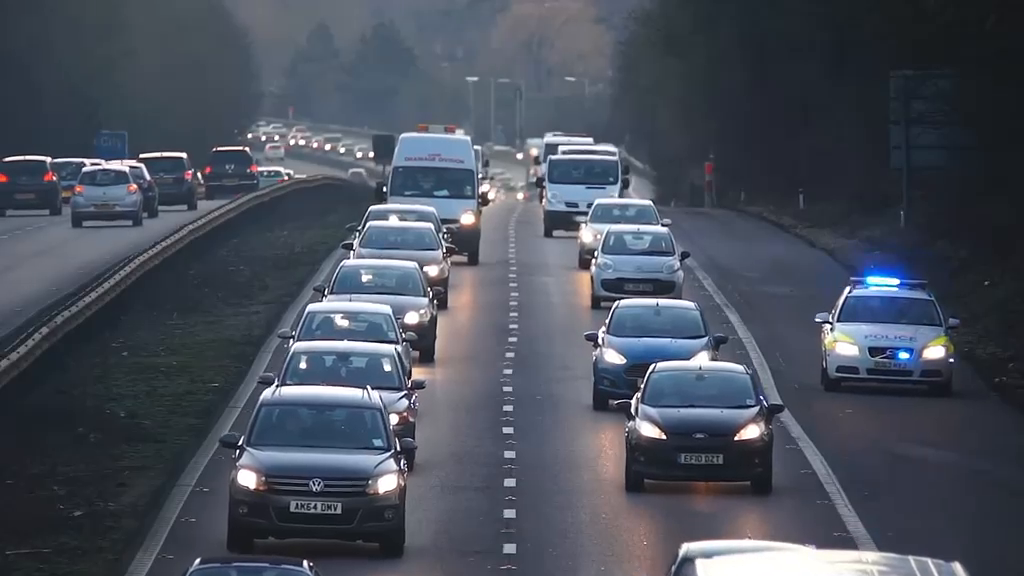
#> input picture frame 36 of anpr/test_images/test_video.mp4, 1024 x 576 px, given in place of test.mp4, which was not available
$ python run_night_video.py
#> lines starting #> are read from the running program, lines starting #| are printed output that depends on the picture; pictures that were not available may be replaced by others from this repository, and a replacement may not be noted
### analytics/night/night_detector.py
import cv2


class NightDetector:

    def __init__(self, brightness_threshold=80):
        """
        Detect whether a video frame is low-light/night.

        brightness_threshold:
            Average brightness below this value
            is considered low-light.
        """
#> further down, frame is the input picture: shape (576, 1024, 3); mean B, G, R 92.1, 79.8, 73.5

        self.brightness_threshold = brightness_threshold

    def get_brightness(self, frame):
        """
        Calculate the average brightness of a frame.
        """

        gray = cv2.cvtColor(frame, cv2.COLOR_BGR2GRAY)
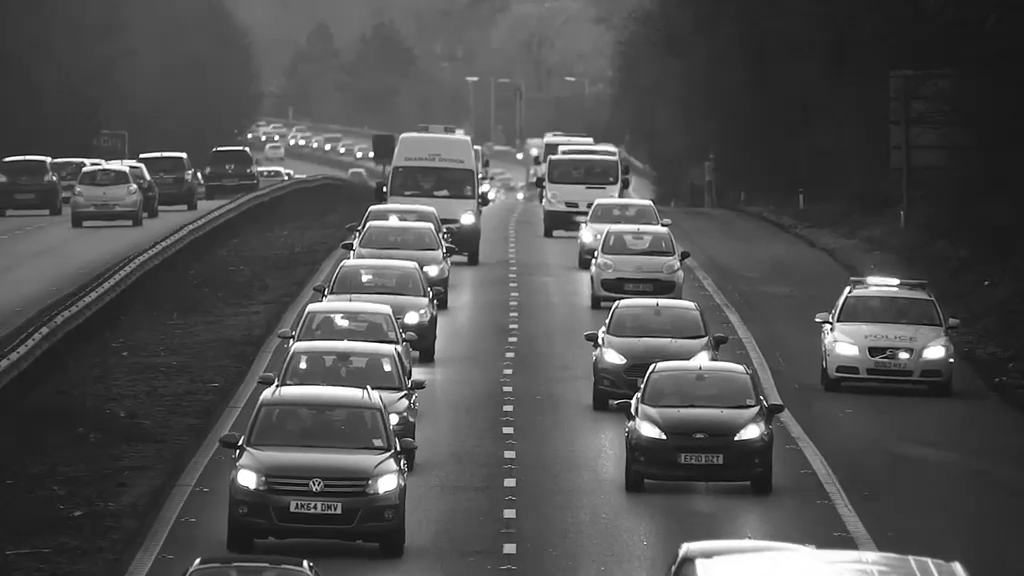
#> gray: shape (576, 1024); min 0, max 255, mean 79.3

        brightness = gray.mean()
#> brightness = 79.29

        return float(brightness)

    # [8 lines left out: function is_low_light, not called in this run]

    def detect(self, frame):
        """
        Return complete low-light detection information.
        """

        brightness = self.get_brightness(frame)
#> brightness = 79.29

        low_light = brightness < self.brightness_threshold
#> low_light = True

        if low_light:
            status = "LOW LIGHT / NIGHT"
        else:
            status = "NORMAL LIGHT"

        return {
            "low_light": low_light,
            "brightness": round(brightness, 2),
            "status": status
        }

### analytics/night/run_night_video.py
import cv2
import sys

from night_detector import NightDetector

VIDEO_PATH = r"D:\AegisVision\detection\videos\test.mp4"

print("Starting Night Detection...")
print("Video:", VIDEO_PATH)

cap = cv2.VideoCapture(VIDEO_PATH)

if not cap.isOpened():
    print("ERROR: Cannot open video")
    sys.exit()

detector = NightDetector(brightness_threshold=80)

print("Night detector loaded successfully")
print("Processing video...")

while True:
    ret, frame = cap.read()

    if not ret:
        print("Video finished.")
        break

    result = detector.detect(frame)
#> result = {'low_light': True, 'brightness': 79.29, 'status': 'LOW LIGHT / NIGHT'}

    status = result["status"]
#> status = 'LOW LIGHT / NIGHT'
    brightness = result["brightness"]
#> brightness = 79.29

    cv2.putText(
        frame,
        status,
        (30, 50),
        cv2.FONT_HERSHEY_SIMPLEX,
        1,
        (0, 255, 0),
        2
    )

    cv2.putText(
        frame,
        f"Brightness: {brightness}",
        (30, 90),
        cv2.FONT_HERSHEY_SIMPLEX,
        0.7,
        (255, 255, 255),
        2
    )
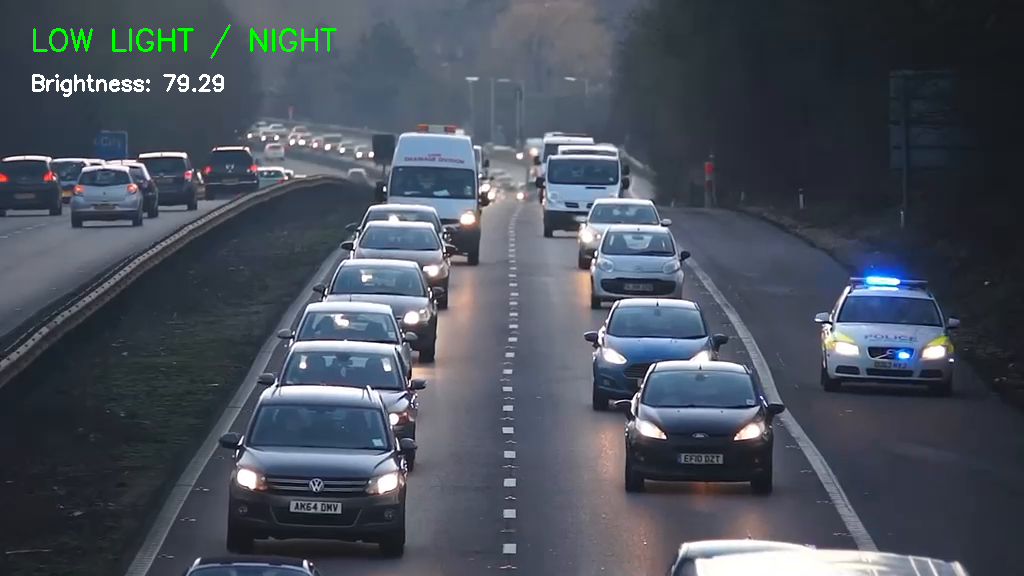
#> frame: shape (576, 1024, 3); mean B, G, R 92.2, 80.8, 73.7

    cv2.imshow("AegisVision - Night Detection", frame)

    if cv2.waitKey(1) & 0xFF == ord("q"):
#> (key q is pressed here)
        break

cap.release()
cv2.destroyAllWindows()

print("Night detection test completed.")

$ run again, starting later in the video
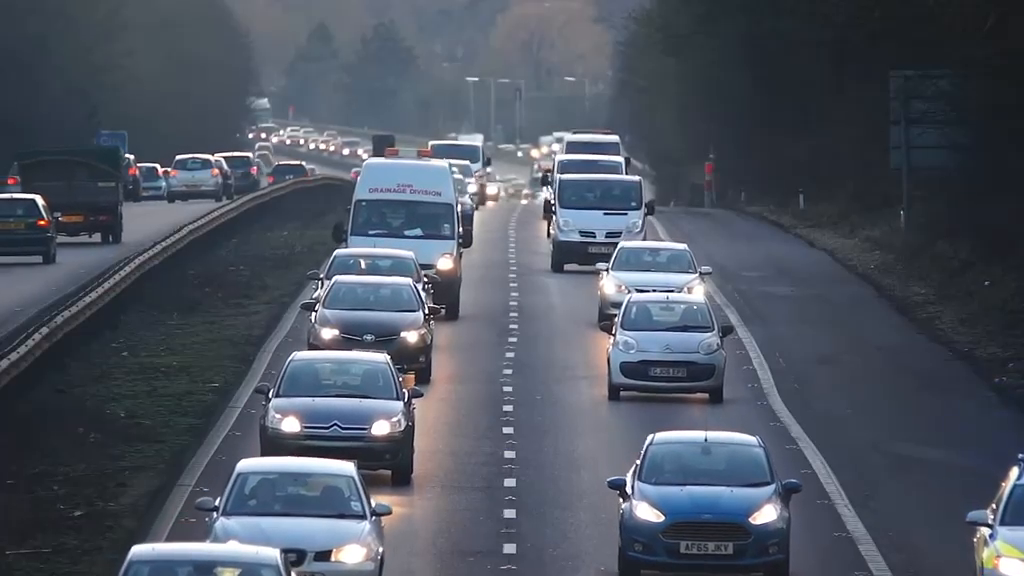
#> input picture frame 165 of anpr/test_images/test_video.mp4, 1024 x 576 px, given in place of test.mp4, which was not available
#> frame is the input picture: shape (576, 1024, 3); mean B, G, R 97.5, 84.9, 77.7
#> in get_brightness, `gray = cv2.cvtColor(frame, cv2.COLOR_BGR2GRAY)`:
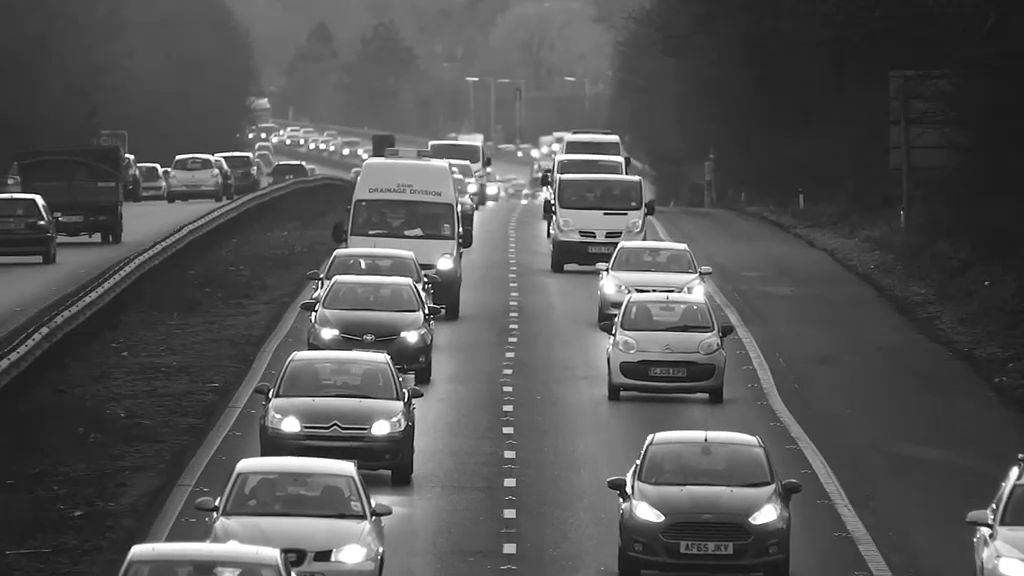
#> gray: shape (576, 1024); min 0, max 255, mean 84.1
#> in get_brightness, `brightness = gray.mean()`: brightness = 84.11
#> low_light = False
#> result = {'low_light': False, 'brightness': 84.11, 'status': 'NORMAL LIGHT'}
#> status = 'NORMAL LIGHT'
#> `brightness = result["brightness"]`: brightness = 84.11
#> `cv2.putText( frame, f"Brightness: {brightness}", (30, 90), cv2.FONT_HE..`:
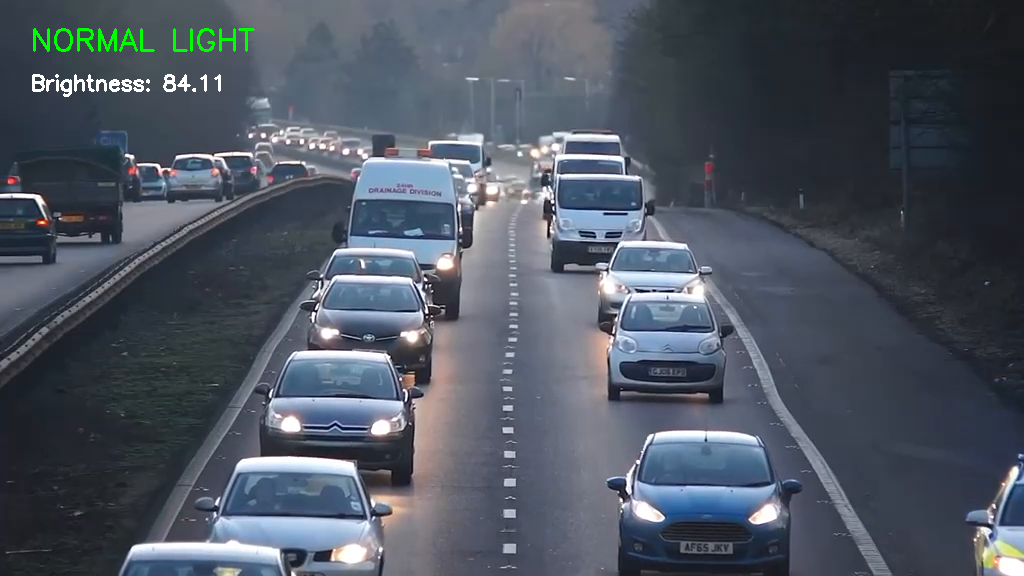
#> frame: shape (576, 1024, 3); mean B, G, R 97.6, 85.8, 77.9

$ run again, starting later in the video
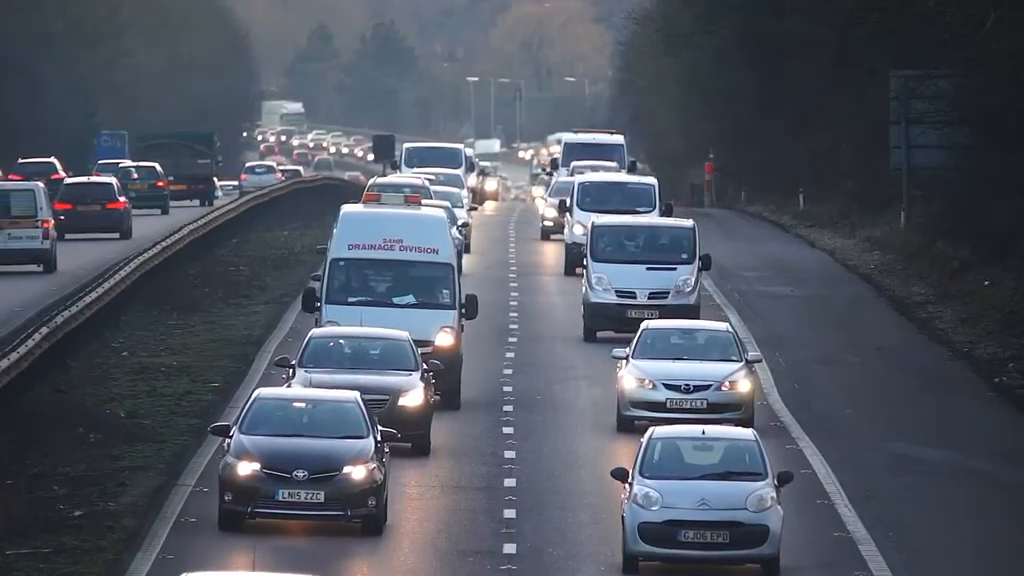
#> input picture frame 293 of anpr/test_images/test_video.mp4, 1024 x 576 px, given in place of test.mp4, which was not available
#> frame is the input picture: shape (576, 1024, 3); mean B, G, R 97.4, 85.4, 79.2
#> in get_brightness, `gray = cv2.cvtColor(frame, cv2.COLOR_BGR2GRAY)`:
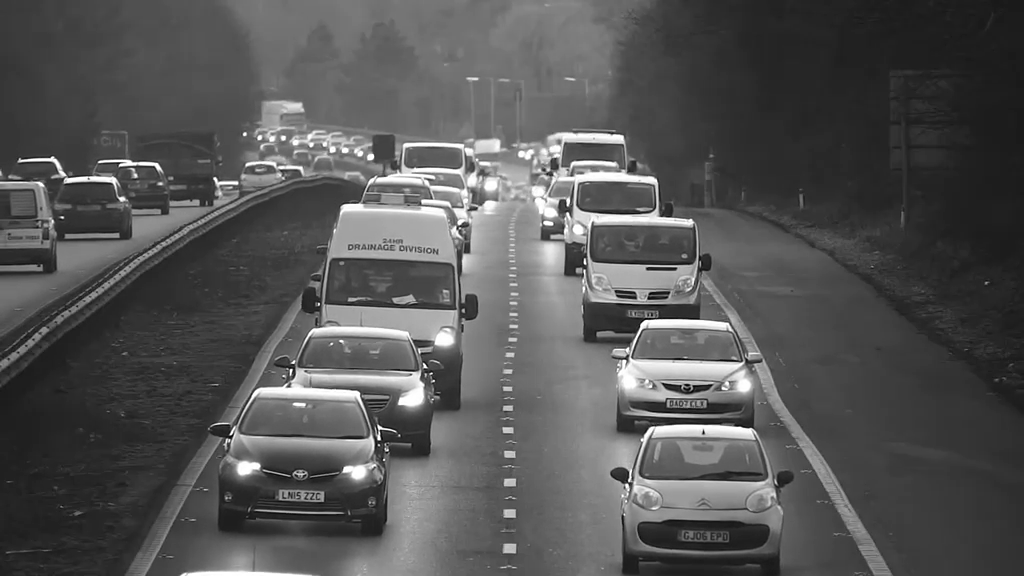
#> gray: shape (576, 1024); min 2, max 255, mean 84.9
#> in get_brightness, `brightness = gray.mean()`: brightness = 84.89
#> low_light = False
#> result = {'low_light': False, 'brightness': 84.89, 'status': 'NORMAL LIGHT'}
#> status = 'NORMAL LIGHT'
#> `brightness = result["brightness"]`: brightness = 84.89
#> `cv2.putText( frame, f"Brightness: {brightness}", (30, 90), cv2.FONT_HE..`:
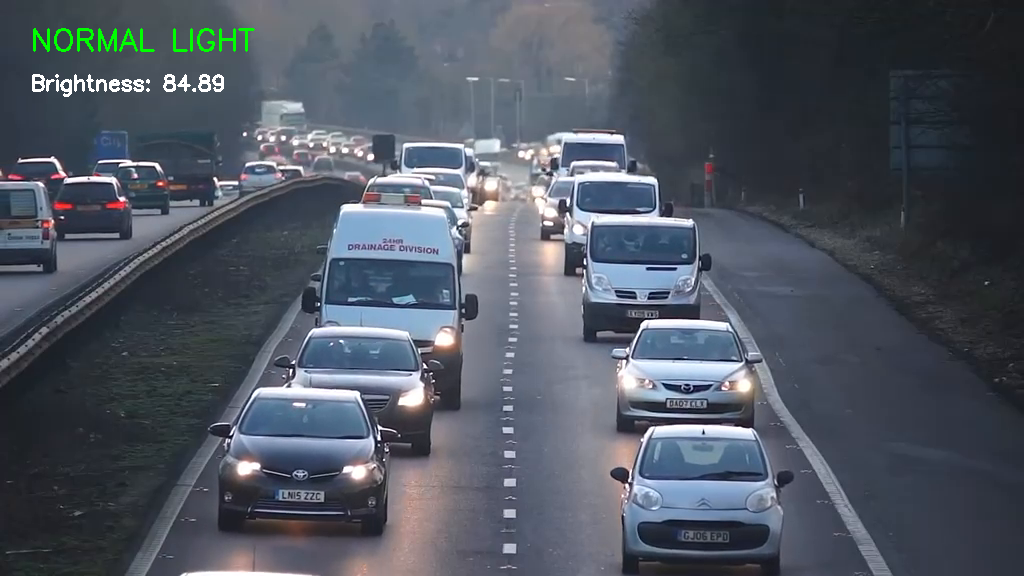
#> frame: shape (576, 1024, 3); mean B, G, R 97.6, 86.4, 79.5
